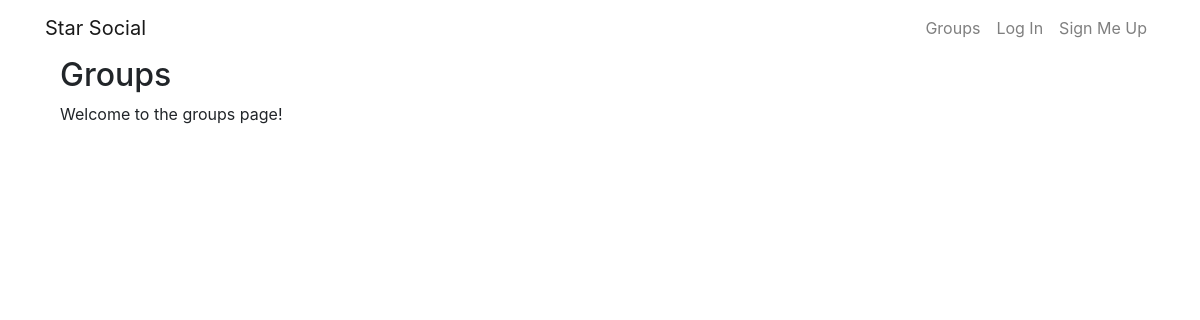
The page /groups/ on the database as committed earlier.
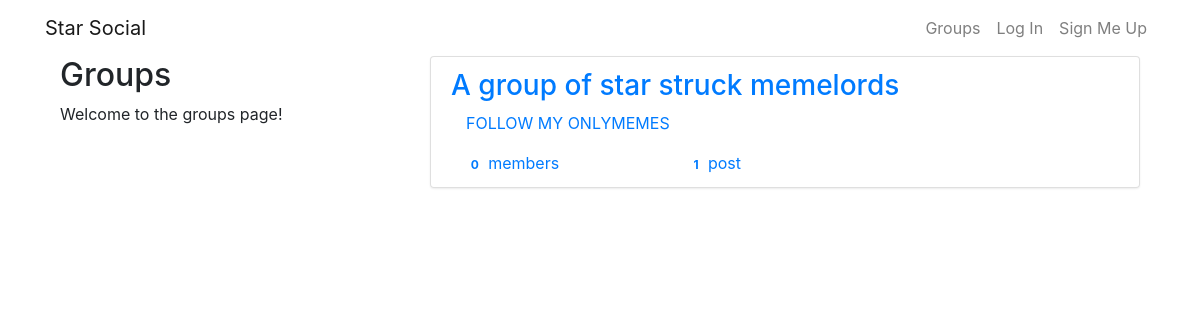
The same page on the database as committed later.
### groups/models.py (models this page shows, shortened)
class Group(models.Model):
    name = models.CharField(max_length=264,unique=True)
    slug = models.SlugField(allow_unicode=True,unique=True)
    description = models.TextField(blank=True,default='')
    description_html = models.TextField(editable=False,default='',blank=True)
    members = models.ManyToManyField(User,through='GroupMember')
    class Meta:
        ordering=['name']

### groups/views.py (the view)
# urls.py: path('', views.ListGroups.as_view(), name='all'),
class ListGroups(generic.ListView):
    model = Group

### groups/templates/groups/group_list.html (shortened to what this page needs)
{% extends "groups/group_base.html" %}
{% block pregroup %}
<div class="col-md-4">
    <div class="content">
        <h2>Groups</h2>
        <p>Welcome to the groups page!</p>
    </div>
</div>
{% endblock %}
{% block group_content %}
<div class="col-md-8">
    <div class="list-group">
        {% for group in object_list %}
        <a class='list-group-item' href="{% url 'groups:single' slug=group.slug %}">
            <h3 class="title list-group-item-heading">{{group.name}}</h3>
            <div class="list-group-item-text container-fluid">
                {{group.description_html|safe}}
                <div class="row">
                    <div class="col-md-4">
                        <span class='badge'>{{group.members.count}}</span>
                        member{{group.members.count|pluralize}}
                    </div>
                    <div class="col-md-4">
                        <span class='badge'>{{group.posts.count}}</span>
                        post{{group.posts.count|pluralize}}
                    </div>
                </div>
            </div>
        </a>
        {% endfor %}
    </div>
</div>
{% endblock %}

### groups/templates/groups/group_base.html (shortened to what this page needs)
{% extends "base.html" %}
{% block content %}
<div class="container">
    <div class="row">
        {% block pregroup %}{% endblock %}
        {% block group_content %}{% endblock %}
    </div>
</div>
{% endblock %}

### templates/base.html (shortened to what this page needs)
<!DOCTYPE html>
{% load static %}
<html lang="en">
<head>
    <link rel="stylesheet" href="https://stackpath.bootstrapcdn.com/bootstrap/4.3.1/css/bootstrap.min.css"
>
    <link rel="stylesheet" href="https://maxcdn.bootstrapcdn.com/bootstrap/3.3.7/css/bootstrap-theme.min.css"
>
    <link rel="stylesheet" href="//cdn.jsdelivr.net/npm/medium-editor@latest/dist/css/medium-editor.min.css"
          type="text/css" media="screen" charset="utf-8">
    <link rel="stylesheet" href="{% static 'socialnetwork/css/master.css' %}">
</head>
<body>
<nav class="navbar mynav navbar-expand-md navbar-light navbar-static-top" role="navigation" id="navbar">
    <div class="container">
        <a class="navbar-brand bigbrand mynav" href="{% url 'home' %}">Star Social</a>
        <ul class="navbar-nav navbar-right">
            {% if user.is_authenticated %}
            <li class="nav-item"><a class="nav-link" href="{% url 'posts:create' %}">Post</a></li>
            <li class="nav-item"><a class="nav-link" href="{% url 'groups:all' %}">Groups</a></li>
            <li class="nav-item"><a class="nav-link" href="{% url 'groups:create' %}">Create Group</a></li>
            <li class="nav-item"><a class="nav-link" href="{% url 'accounts:logout'%}">Logout</a></li>
            {% else %}
            <li class="nav-item"><a class="nav-link" href="{% url 'groups:all' %}">Groups </a></li>
            <li class="nav-item"><a class="nav-link" href="{% url 'accounts:login' %}">Log In </a></li>
            <li class="nav-item"><a class="nav-link" href="{% url 'accounts:signup' %}">Sign Me Up </a></li>
            {% endif %}
        </ul>
    </div>
</nav>
<div class="container content">
    {% block content %}
    {% endblock %}
</div>
</body>
</html>

Rows that differ between the two databases and show on the page:
added Group: name "A group of star struck memelords", description_html "FOLLOW MY ONLYMEMES", members.count "0", posts.count "1"
